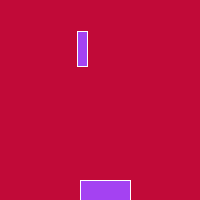
Frame 1 (no input)
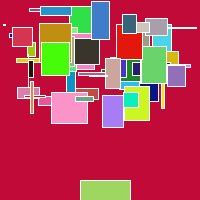
Frame 60 (the mouse pressed at the canvas centre just before this capture)
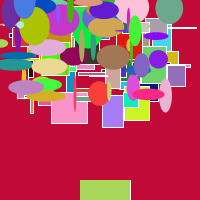
Frame 120 (the mouse held since frame 60 and released just before this capture)

The Processing sketch that drew these frames (run headless with seeded random() and noise(); from frame 60 on, the mouse is pressed at the canvas centre):

// Processing sketch: processing_167980
// ── processing_167980.pde

boolean boton=false;

float r;
float g;
float b;

float diam;
float diami;
float x;
float y;

void setup () 
{

    
  size(200,200);
  background (#C10A38);
  
  smooth();
  }
  void draw (){
    
    
    r=random (255);
    g=random (255);
    b=random(255);
    diam=random(width/5);
    diami=random(height/5);
    
    
    y=random(0,100);
    x=random(0,170);
    
    if (boton==true) { 
  noStroke();
    fill(r,g,b);
    ellipse(x,y,diam,diami);
    }
    if (boton==false) {
   
   fill(r,g,b);
      stroke(255);
    
    rect(x,y,diam,diami);
    }
    
    fill(r,g,b);
    rect(80,180,50,20);
    
     }
     
     
    void mousePressed()
    {
      if (mouseX > 75 && mouseX < 135 && mouseY > 175 && mouseY < 200 )  background(#ED053F); 
      { boton = !boton; 
      }
      }
   
